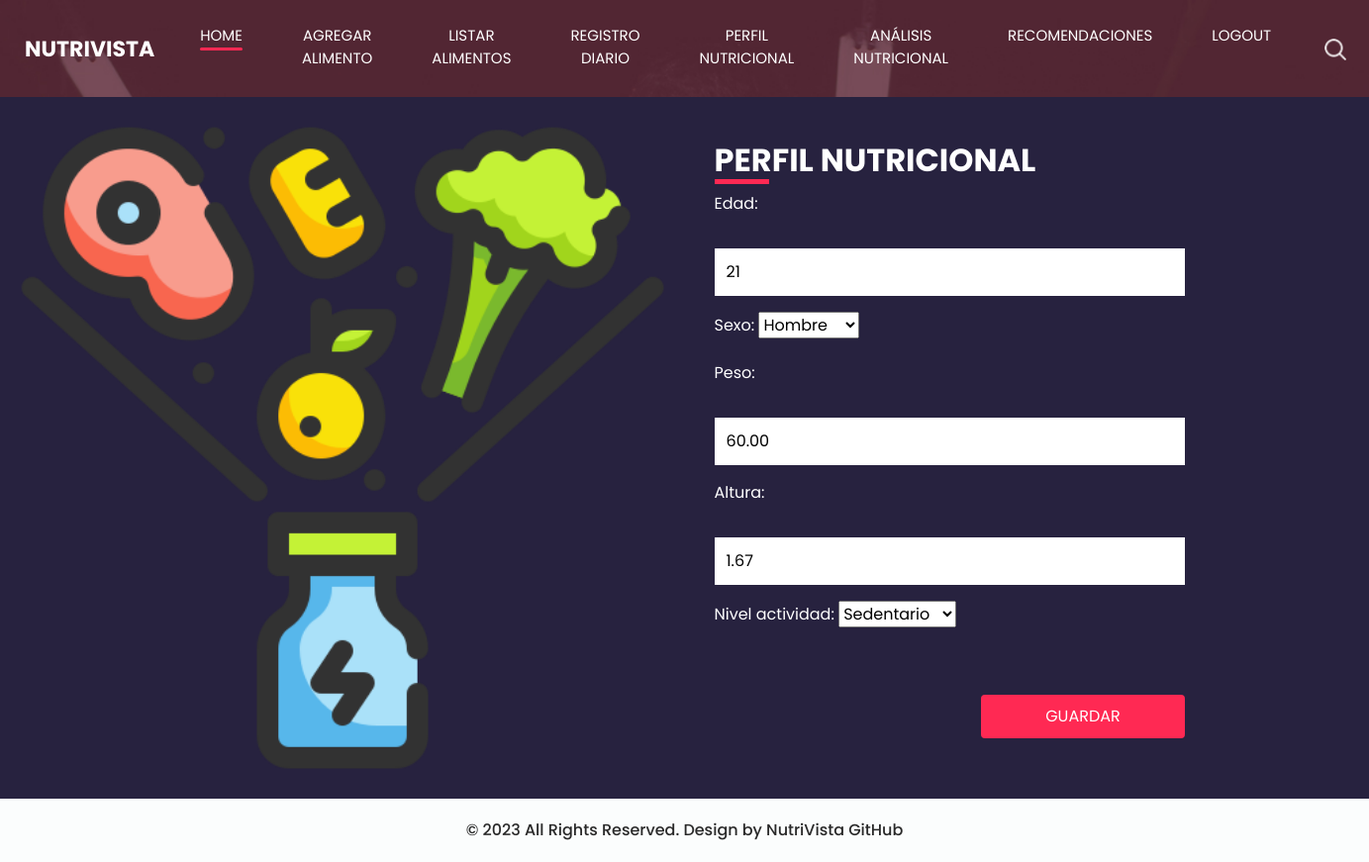
The app's page /perfil_nutricional/ (signed in) with its own data.
### base/models.py (models this page shows, shortened)
class PerfilNutricional(models.Model):
    usuario = models.OneToOneField(User, on_delete=models.CASCADE)
    edad = models.PositiveIntegerField()
    sexo = models.CharField(max_length=10, choices=[('Hombre', 'Hombre'), ('Mujer', 'Mujer')])
    peso = models.DecimalField(max_digits=6, decimal_places=2)
    altura = models.DecimalField(max_digits=6, decimal_places=2)
    nivel_actividad = models.CharField(max_length=50, choices=NIVEL_ACTIVIDAD_CHOICES)

### base/views.py (the view)
# urls.py: path('perfil_nutricional/', perfil_nutricional, name='perfil_nutricional'),
@login_required
def perfil_nutricional(request):
    perfil, created = PerfilNutricional.objects.get_or_create(
        usuario=request.user,
        defaults={'edad': 0, 'peso': 0.0, 'altura': 0.0, 'sexo': 'Hombre', 'nivel_actividad': 'sedentario'}
    )
    if request.method == "POST":
        form = PerfilNutricionalForm(request.POST, instance=perfil)
        if form.is_valid():
            form.save()
            return redirect('main_page')
    else:
        form = PerfilNutricionalForm(instance=perfil)
    return render(request, 'base/perfil_nutricional.html', {'form': form})

### base/forms.py (shortened to what this page needs)
class PerfilNutricionalForm(forms.ModelForm):
    class Meta:
        model = PerfilNutricional
        fields = ['edad', 'sexo', 'peso', 'altura', 'nivel_actividad']

### base/templates/base/perfil_nutricional.html (shortened to what this page needs)
{% load static %}
<html>
<head>
    <link rel="stylesheet" type="text/css" href="https://cdnjs.cloudflare.com/ajax/libs/OwlCarousel2/2.3.4/assets/owl.carousel.min.css" />
    <link rel="stylesheet" type="text/css" href="{% static 'css/bootstrap.css' %}" />
    <link href="{% static 'css/style.css' %}" rel="stylesheet" />
    <link href="{% static 'css/responsive.css' %}" rel="stylesheet" />
</head>
<body class="sub_page">
    <div class="hero_area">
        <header class="header_section">
            <div class="container-fluid">
                <nav class="navbar navbar-expand-lg custom_nav-container ">
                    <a class="navbar-brand" href="{% url 'main_page' %}">
                        <span>
                            NutriVista
                        </span>
                    </a>
                    <div class="collapse navbar-collapse" id="navbarSupportedContent">
                        <div class="d-flex ml-auto flex-column flex-lg-row align-items-center">
                          <ul class="navbar-nav  ">
                            <li class="nav-item active">
                              <a class="nav-link" href="{% url 'main_page' %}">Home <span class="sr-only">(current)</span></a>
                            </li>
                            {% if not user.is_superuser %}
                            <li class="nav-item">
                              <a class="nav-link" href="{% url 'agregar_alimento' %}"> Agregar Alimento</a>
                            </li>
                              <li class="nav-item">
                              <a class="nav-link" href="{% url 'listar_alimentos' %}"> Listar Alimentos</a>
                            </li>
                            <li class="nav-item">
                              <a class="nav-link" href="{% url 'registro_diario' %}"> Registro Diario</a>
                            </li>
                            <li class="nav-item">
                              <a class="nav-link" href="{% url 'perfil_nutricional' %}"> Perfil Nutricional</a>
                            </li>
                            <li class="nav-item">
                              <a class="nav-link" href="{% url 'analisis_nutricional' %}"> Análisis Nutricional</a>
                            </li>
                            <li class="nav-item">
                              <a class="nav-link" href="{% url 'sugerencias_alimentos' %}"> Recomendaciones</a>
                            </li>
                            {% endif %}
                            <li class="nav-item">
                              <a class="nav-link" href="{% url 'logout' %}"> Logout</a>
                            </li>
                          </ul>
                            <div class="user_option">
                                <form class="form-inline my-2 my-lg-0 ml-0 ml-lg-4 mb-3 mb-lg-0">
                                    <button class="btn  my-2 my-sm-0 nav_search-btn" type="submit"></button>
                                </form>
                            </div>
                        </div>
                    </div>
                </nav>
            </div>
        </header>
    </div>
    <section class="contact_section ">
        <div class="container-fluid">
            <div class="row">
                <div class="col-md-6 px-0">
                    <div class="img-box">
                        <img src="{% static 'images/2317045.png' %}" alt="">
                    </div>
                </div>
                <div class="col-lg-5 col-md-6">
                    <div class="form_container pr-0 pr-lg-5 mr-0 mr-lg-2">
                        <div class="heading_container">
                            <h2>
                                Perfil Nutricional
                            </h2>
                        </div>
                        <form method="post">
                            {{ form.as_p }}
                            <div class="d-flex ">
                                <button type="submit" class="btn btn-primary">Guardar</button>
                            </div>
                        </form>
                    </div>
                </div>
            </div>
        </div>
    </section>
    <footer class="container-fluid footer_section">
        <p>
            &copy; 2023 All Rights Reserved. Design by NutriVista
            <a href="https://github.com/davidguillen2002/proyectoweb.git">GitHub</a>
        </p>
    </footer>
</body>
</html>

### base/static/css/style.css (style rules this page uses)
body { font-family: 'Poppins', sans-serif; color: #000000; background-color: #ffffff; }
.heading_container { display: -webkit-box; display: -ms-flexbox; display: flex; -webkit-box-pack: center; -ms-flex-pack: center; justify-content: center; text-align: center; }
.heading_container h2 { font-weight: bold; position: relative; padding-bottom: 5px; text-transform: uppercase; }
.heading_container h2::before { content: ""; position: absolute; bottom: 0; left: 50%; width: 55px; height: 5px; background-color: #ff2953; -webkit-transform: translateX(-50%); transform: translateX(-50%); }
.hero_area { height: 100vh; display: -webkit-box; display: -ms-flexbox; display: flex; -webkit-box-orient: vertical; -webkit-box-direction: normal; -ms-flex-direction: column; flex-direction: column; background-image: url(../images/hero-bg.jpg); background-size: cover; background-attachment: fixed; }
.sub_page .hero_area { height: auto; }
.header_section .container-fluid { padding-right: 25px; padding-left: 25px; }
.custom_nav-container.navbar-expand-lg .navbar-nav .nav-item .nav-link { margin: 10px 30px; padding: 0; padding-bottom: 3px; color: #ffffff; text-align: center; position: relative; text-transform: uppercase; font-size: 15px; }
.custom_nav-container.navbar-expand-lg .navbar-nav .nav-item .nav-link::after { display: none; content: ""; position: absolute; left: 0; bottom: 0; width: 100%; height: 3px; border-radius: 5px; background-color: #ffffff; }
.custom_nav-container.navbar-expand-lg .navbar-nav .nav-item.active a::after, .custom_nav-container.navbar-expand-lg .navbar-nav .nav-item:hover a::after { display: block; background-color: #ff2953; }
a, a:hover, a:focus { text-decoration: none; }
.btn, .btn:focus { outline: none !important; -webkit-box-shadow: none; box-shadow: none; }
.user_option { display: -webkit-box; display: -ms-flexbox; display: flex; -webkit-box-align: center; -ms-flex-align: center; align-items: center; }
.custom_nav-container .nav_search-btn { background-image: url(../images/search-icon.png); background-size: 22px; background-repeat: no-repeat; background-position-y: 7px; width: 35px; height: 35px; padding: 0; border: none; }
.navbar-brand { display: -webkit-box; display: -ms-flexbox; display: flex; -webkit-box-align: center; -ms-flex-align: center; align-items: center; position: relative; }
.navbar-brand span { font-size: 22px; text-transform: uppercase; font-weight: bold; color: #ffffff; position: relative; z-index: 3; }
.custom_nav-container { z-index: 99999; padding: 15px 0; }
.contact_section { position: relative; background-color: #27223f; color: #ffffff; }
.contact_section .heading_container { -webkit-box-pack: start; -ms-flex-pack: start; justify-content: start; }
.contact_section .heading_container h2::before { text-align: left; left: 0; -webkit-transform: none; transform: none; }
.contact_section .row { -webkit-box-align: center; -ms-flex-align: center; align-items: center; }
.contact_section .img-box img { width: 100%; }
.contact_section .form_container { padding: 45px 0 45px 15px; }
.contact_section input { width: 100%; border: none; background-color: #ffffff; outline: none; color: #000000; margin-top: 25px; padding: 12px; }
.contact_section input::placeholder { color: #2a2a2c; }
.contact_section button { padding: 10px 65px; outline: none; border: none; color: #ffffff; background: #ff2953; margin: 45px 0 0 auto; text-transform: uppercase; }
.footer_section { background-color: #fbfdfd; padding: 20px; font-weight: 500; }
.footer_section p { color: #292929; margin: 0; text-align: center; }
.footer_section a { color: #292929; }

### records on screen
PerfilNutricional: edad "21", sexo "Hombre", peso "60.00", altura "1.67", nivel_actividad "Sedentario"
